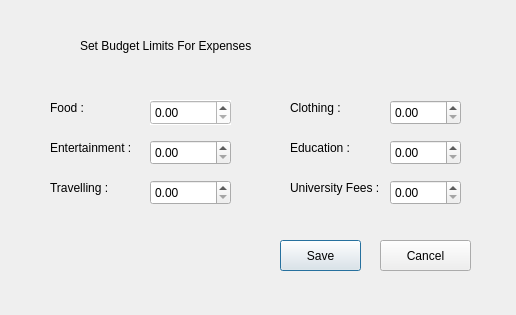
<?xml version="1.0" encoding="UTF-8"?>
<ui version="4.0">
 <class>TheBudget</class>
 <widget class="QDialog" name="TheBudget">
  <property name="geometry">
   <rect>
    <x>0</x>
    <y>0</y>
    <width>516</width>
    <height>315</height>
   </rect>
  </property>
  <property name="windowTitle">
   <string>Set Budget Limits</string>
  </property>
  <property name="windowIcon">
   <iconset theme="QIcon::ThemeIcon::MailMessageNew"/>
  </property>
  <property name="styleSheet">
   <string notr="true"/>
  </property>
  <widget class="QDoubleSpinBox" name="spinBox_food">
   <property name="geometry">
    <rect>
     <x>150</x>
     <y>100</y>
     <width>81</width>
     <height>25</height>
    </rect>
   </property>
   <property name="autoFillBackground">
    <bool>true</bool>
   </property>
   <property name="styleSheet">
    <string notr="true">background-color:rgb(255, 255, 255)</string>
   </property>
   <property name="maximum">
    <double>100000.000000000000000</double>
   </property>
  </widget>
  <widget class="QDoubleSpinBox" name="spinBox_entertainment">
   <property name="geometry">
    <rect>
     <x>150</x>
     <y>140</y>
     <width>81</width>
     <height>25</height>
    </rect>
   </property>
   <property name="maximum">
    <double>100000.000000000000000</double>
   </property>
  </widget>
  <widget class="QDoubleSpinBox" name="spinBox_traveling">
   <property name="geometry">
    <rect>
     <x>150</x>
     <y>180</y>
     <width>81</width>
     <height>25</height>
    </rect>
   </property>
   <property name="maximum">
    <double>100000.000000000000000</double>
   </property>
  </widget>
  <widget class="QDoubleSpinBox" name="spinBox_clothing">
   <property name="geometry">
    <rect>
     <x>390</x>
     <y>100</y>
     <width>71</width>
     <height>25</height>
    </rect>
   </property>
   <property name="maximum">
    <double>100000.000000000000000</double>
   </property>
  </widget>
  <widget class="QDoubleSpinBox" name="spinBox_education">
   <property name="geometry">
    <rect>
     <x>390</x>
     <y>140</y>
     <width>71</width>
     <height>25</height>
    </rect>
   </property>
   <property name="maximum">
    <double>100000.000000000000000</double>
   </property>
  </widget>
  <widget class="QDoubleSpinBox" name="spinBox_fees">
   <property name="geometry">
    <rect>
     <x>390</x>
     <y>180</y>
     <width>71</width>
     <height>25</height>
    </rect>
   </property>
   <property name="maximum">
    <double>100000.000000000000000</double>
   </property>
  </widget>
  <widget class="QLabel" name="label">
   <property name="geometry">
    <rect>
     <x>50</x>
     <y>100</y>
     <width>49</width>
     <height>16</height>
    </rect>
   </property>
   <property name="text">
    <string>Food :</string>
   </property>
  </widget>
  <widget class="QLabel" name="label_2">
   <property name="geometry">
    <rect>
     <x>50</x>
     <y>140</y>
     <width>91</width>
     <height>16</height>
    </rect>
   </property>
   <property name="text">
    <string>Entertainment :</string>
   </property>
  </widget>
  <widget class="QLabel" name="label_3">
   <property name="geometry">
    <rect>
     <x>50</x>
     <y>180</y>
     <width>71</width>
     <height>16</height>
    </rect>
   </property>
   <property name="text">
    <string>Travelling :</string>
   </property>
  </widget>
  <widget class="QLabel" name="label_4">
   <property name="geometry">
    <rect>
     <x>290</x>
     <y>100</y>
     <width>61</width>
     <height>16</height>
    </rect>
   </property>
   <property name="text">
    <string>Clothing :</string>
   </property>
  </widget>
  <widget class="QLabel" name="label_5">
   <property name="geometry">
    <rect>
     <x>290</x>
     <y>140</y>
     <width>61</width>
     <height>16</height>
    </rect>
   </property>
   <property name="text">
    <string>Education :</string>
   </property>
  </widget>
  <widget class="QLabel" name="label_6">
   <property name="geometry">
    <rect>
     <x>290</x>
     <y>180</y>
     <width>101</width>
     <height>16</height>
    </rect>
   </property>
   <property name="text">
    <string>University Fees :</string>
   </property>
  </widget>
  <widget class="QPushButton" name="saveButton">
   <property name="geometry">
    <rect>
     <x>280</x>
     <y>240</y>
     <width>81</width>
     <height>31</height>
    </rect>
   </property>
   <property name="text">
    <string>Save</string>
   </property>
  </widget>
  <widget class="QLabel" name="label_7">
   <property name="geometry">
    <rect>
     <x>80</x>
     <y>30</y>
     <width>391</width>
     <height>31</height>
    </rect>
   </property>
   <property name="styleSheet">
    <string notr="true">font: 22pt &quot;Retro Cool&quot;;</string>
   </property>
   <property name="text">
    <string>Set Budget Limits For Expenses</string>
   </property>
  </widget>
  <widget class="QPushButton" name="cancelButton">
   <property name="geometry">
    <rect>
     <x>380</x>
     <y>240</y>
     <width>91</width>
     <height>31</height>
    </rect>
   </property>
   <property name="text">
    <string>Cancel</string>
   </property>
  </widget>
 </widget>
 <resources/>
 <connections/>
</ui>
